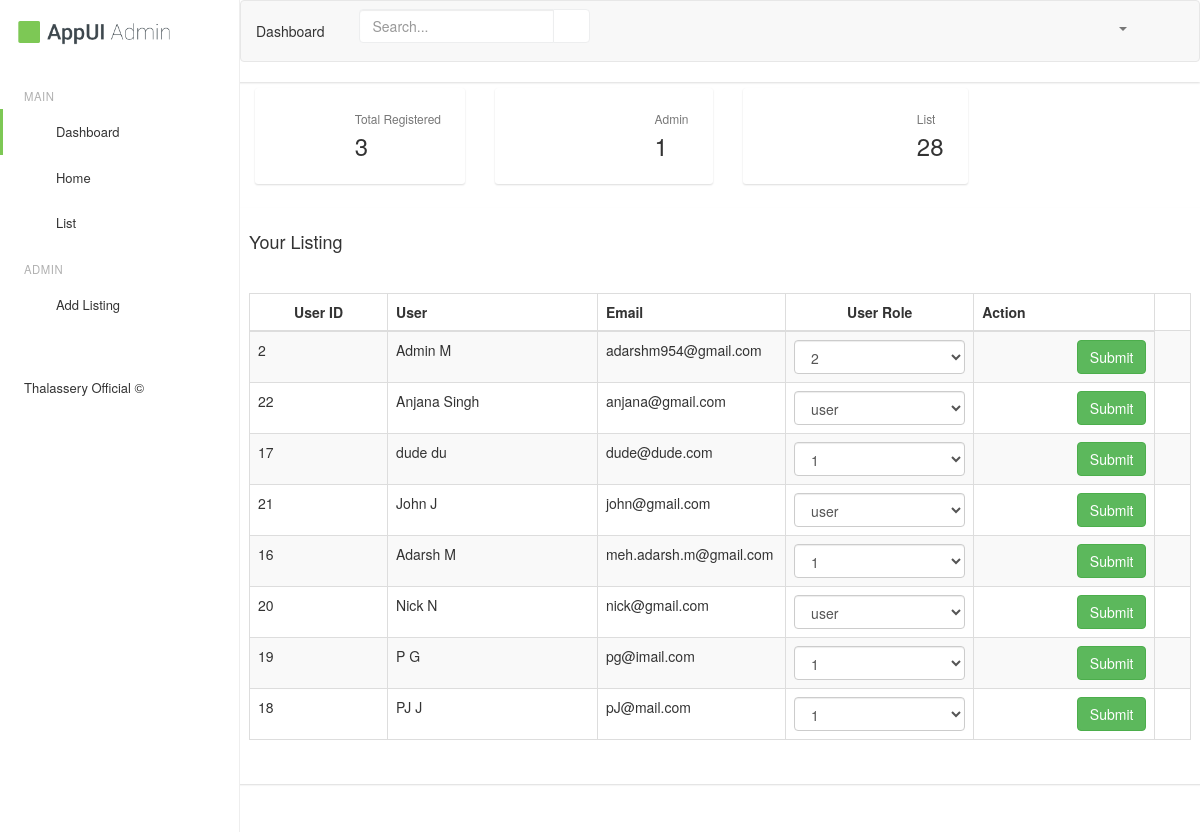
/dist/user-role.php, run on the app's committed database.
### tables this page shows
CREATE TABLE IF NOT EXISTS `users` (
  `id` int(9) NOT NULL AUTO_INCREMENT,
  `userid` int(11) DEFAULT NULL,
  `fname` varchar(255) DEFAULT NULL,
  `lname` varchar(255) DEFAULT NULL,
  `email` varchar(255) NOT NULL,
  `wrong_logins` int(9) NOT NULL DEFAULT '0',
  `password` varchar(255) NOT NULL,
  `user_role` varchar(9) NOT NULL DEFAULT 'user',
  `confirmed` tinyint(1) NOT NULL DEFAULT '0',
  `confirm_code` varchar(255) DEFAULT NULL,
  UNIQUE KEY `email` (`email`),
  UNIQUE KEY `id` (`id`) USING BTREE
);

### dist/user-role.php (the view, shortened to what this page needs)
<!DOCTYPE html>
<html class="app-ui">
    <head>
        <link rel="stylesheet" href="assets/js/plugins/slick/slick.min.css" />
        <link rel="stylesheet" href="assets/js/plugins/slick/slick-theme.min.css" />
        <link rel="stylesheet" id="css-font-awesome" href="assets/css/font-awesome.css" />
        <link rel="stylesheet" id="css-ionicons" href="assets/css/ionicons.css" />
        <link rel="stylesheet" id="css-bootstrap" href="assets/css/bootstrap.css" />
        <link rel="stylesheet" id="css-app" href="assets/css/app.css" />
        <link rel="stylesheet" id="css-app-custom" href="assets/css/app-custom.css" />
    </head>
    <body class="app-ui layout-has-drawer layout-has-fixed-header">
        <div class="app-layout-canvas">
            <div class="app-layout-container">
                <aside class="app-layout-drawer">
                    <div class="app-layout-drawer-scroll">
                        <div id="logo" class="drawer-header">
                            <a href="index.php"><img class="img-responsive" src="assets/img/logo/logo-backend.png" title="AppUI" alt="AppUI" /></a>
                        </div>
                        <nav class="drawer-main">
                            <ul class="nav nav-drawer">
                                <li class="nav-item nav-drawer-header">Main</li>
                                <li class="nav-item active">
                                    <a href="index.php"><i class="ion-ios-speedometer-outline"></i> Dashboard</a>
                                </li>
                                <li class="nav-item">
                                    <a href=".././index_.php"><i class="ion-ios-monitor-outline"></i> Home</a>
                                </li>
                                <li class="nav-item">
                                    <a href="./list/index.php"><i class="ion-ios-monitor-outline"></i> List</a>
                                </li>
                                <li class="nav-item nav-drawer-header">Admin</li>
                                <li><a href=".././listing-row.php"><i class="ion-ios-pen"></i> Add Listing</a></li>
                            </ul>
                        </nav>
                        <div class="drawer-footer">
                            <p class="copyright">Thalassery Official &copy;</p>
                        </div>
                    </div>
                </aside>
                <header class="app-layout-header">
                    <nav class="navbar navbar-default">
                        <div class="container-fluid">
                            <div class="navbar-header">
                                <span class="navbar-page-title">
					Dashboard
				</span>
                            </div>
                            <div class="collapse navbar-collapse" id="header-navbar-collapse">
                                <form class="navbar-form navbar-left app-search-form" role="search">
                                    <div class="form-group">
                                        <div class="input-group">
                                            <input class="form-control" type="search" id="search-input" placeholder="Search..." />
                                            <span class="input-group-btn">
								<button class="btn" type="button"><i class="ion-ios-search-strong"></i></button>
							</span>
                                        </div>
                                    </div>
                                </form>
                                <ul class="nav navbar-nav navbar-right navbar-toolbar hidden-sm hidden-xs">
                                    <li class="dropdown dropdown-profile">
                                        <a href="javascript:void(0)" data-toggle="dropdown">
                                            <span class="m-r-sm">
                                             <span class="caret"></span> <i class="ion-ios-contact-outline"></i></span>
                                        </a>
                                    </li>
                                </ul>
                            </div>
                        </div>
                    </nav>
                </header>
                <main class="app-layout-content">
                    <div class="container-fluid p-y-md">
                        <div class="row">
                            <div class="col-sm-6 col-lg-3">
                                <a class="card" href="javascript:void(0)">
                                    <div class="card-block clearfix">
                                        <div class="pull-right">
                                        <p class="h6 text-muted m-t-0 m-b-xs">Total Registered</p>
                                            <p class="h3 m-t-sm m-b-0">
                                                <?php
                                                $connection = mysqli_connect('localhost', 'root', '', 'sms');
                                                $result = mysqli_query($connection, "SELECT  COUNT(*) as count FROM users where user_role='user'");
                                                while ($row = mysqli_fetch_array($result)) {
                                                $var = $row['count'];
                                                echo $var. "";
                                                } ?> </p>
                                        </div>
                                        <div class="pull-left m-r">
                                            <span class="img-avatar img-avatar-48 bg-blue bg-inverse"><i class="ion-ios-bell fa-1-5x"></i></span>
                                        </div>
                                    </div>
                                </a>
                            </div>
                                            <div class="row">
                            <div class="col-sm-6 col-lg-3">
                                <a class="card" href="javascript:void(0)">
                                    <div class="card-block clearfix">
                                        <div class="pull-right">
                                        <p class="h6 text-muted m-t-0 m-b-xs">Admin</p>
                                            <p class="h3 m-t-sm m-b-0">
                                                <?php
                                                $connection = mysqli_connect('localhost', 'root', '', 'sms');
                                                $result = mysqli_query($connection, "SELECT  COUNT(*) as count FROM users where user_role='2'");
                                                while ($row = mysqli_fetch_array($result)) {
                                                $var = $row['count'];
                                                echo $var. "";
                                                } ?> </p>
                                        </div>
                                        <div class="pull-left m-r">
                                            <span class="img-avatar img-avatar-48 bg-blue bg-inverse"><i class="ion-ios-bell fa-1-5x"></i></span>
                                        </div>
                                    </div>
                                </a>
                            </div>
                                            <div class="row">
                            <div class="col-sm-6 col-lg-3">
                                <a class="card" href="javascript:void(0)">
                                    <div class="card-block clearfix">
                                        <div class="pull-right">
                                        <p class="h6 text-muted m-t-0 m-b-xs">List</p>
                                            <p class="h3 m-t-sm m-b-0">
                                                <?php
                                                $connection = mysqli_connect('localhost', 'root', '', 'sms');
                                                $result = mysqli_query($connection, "SELECT  COUNT(*) as count FROM list");
                                                while ($row = mysqli_fetch_array($result)) {
                                                $var = $row['count'];
                                                echo $var. "";
                                                } ?> </p>
                                        </div>
                                        <div class="pull-left m-r">
                                            <span class="img-avatar img-avatar-48 bg-blue bg-inverse"><i class="ion-ios-bell fa-1-5x"></i></span>
                                        </div>
                                    </div>
                                </a>
                            </div>
                                            </div>
                                            <div class="card">
                            <div class="card-header">
                                <h4>Your Listing</h4>
                            </div>
                            <div class="card-block">
                                <table class="table table-bordered table-striped table-vcenter js-dataTable-full">
                                    <thead>
                                        <tr>
                                            <th class="text-center">User ID</th>
                                            <th>User</th>
                                            <th class="hidden-xs" style="width: 20%;">Email</th>
                                            <th class="text-center" style="width: 20%;">User Role</th>
                                            <th>Action</th>
                                        </tr>
                                    </thead>
                                    <tbody>
                                                <?php
                                                $conn = mysqli_connect('localhost', 'root', '', 'sms');
                                                $query=mysqli_query($conn,"select * from `users`");
                                                while($row=mysqli_fetch_array($query)){
                                                    ?>
                                                    <tr>
                                                        <td><?php echo $row['id']; ?></td>
                                                        <td><?php echo $row['fname'] .' '. $row['lname']; ?></td>
                                                        <td><?php echo $row['email']; ?></td>
                                                        <td>
                                                        <form action='userRole.php' name='user_role' method='post'>
                                                        <select class="form-control margin-bottom-10">
                                                            <option value='<?php echo $row['user_role']; ?>' selected><?php echo $row['user_role']; ?></option>
                                                        </select>
                                                        </td>
                                                        <th><input class="btn btn-success" style="float: right;" type="submit" name="submit" value="Submit" /></th>
                                                        <td>
                                                        </td>
                                                    </tr>
                                                    <?php
                                                }
                                            ?>
                                            </tbody>
                                        </table>
        </div>
        </div>
    </body>
</html>

### data on the page
users: id "2", fname "Admin", lname "M", email "adarshm954@gmail.com", user_role "2"
users: id "22", fname "Anjana", lname "Singh", email "anjana@gmail.com", user_role "user"
users: id "17", fname "dude", lname "du", email "dude@dude.com", user_role "1"
users: id "21", fname "John", lname "J", email "john@gmail.com", user_role "user"
users: id "16", fname "Adarsh", lname "M", email "meh.adarsh.m@gmail.com", user_role "1"
users: id "20", fname "Nick", lname "N", email "nick@gmail.com", user_role "user"
users: id "19", fname "P", lname "G", email "pg@imail.com", user_role "1"
users: id "18", fname "PJ", lname "J", email "pJ@mail.com", user_role "1"

### other printed values
$var "3"
$var "1"
$var "28"
